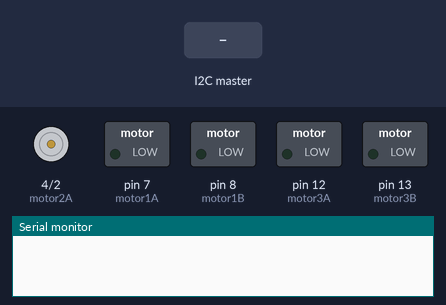
The sketch below on a simulated Arduino Uno, built with avr-gcc and run on an emulated ATmega328P. Shown: motor-driver pin pairs drawn as motors (green arrow = first pin HIGH = forward, orange = second pin HIGH = backward, longer = more drive), switched loads named in the sketch (green lamp = pin HIGH), the last lines printed to the serial monitor. Inputs (shaded band) come from the test bench.

Above: at 1.2 s.
1.3 s: the I2C master sends "A"
At 1.49 s:
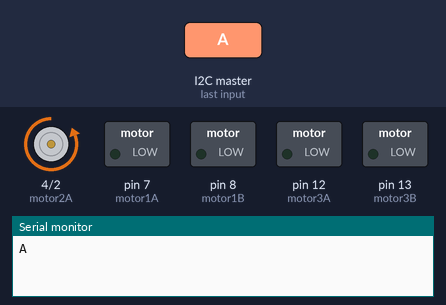
3.0 s: the I2C master sends "S"
4.5 s: the I2C master sends the byte 1
Timing chart, 0 to 7.5 s (numbered marks = the images above; inputs shaded):
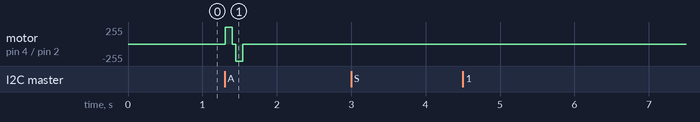

Measured:
- after the input at 1.3 s, motor on pin 4 (motor2A) / pin 2 (motor2B): stopped → forward 255/255 at once, → backward 255/255 0.09 s later, → stopped 0.14 s later

The sketch:

Slave_code.ino
```cpp
#include <Wire.h>//Required for transmision between 2 NANOs
#define motor1A 7//Initializing Motor(For Opening Handle)
#define motor1B 8//Initializing Motor(For Opening Handle)
#define motor2A 4//Initializing Motor(For Opening Door)
#define motor2B 2//Initializing Motor(For Opening Door)
#define motor3A 12//Initializing Motor(For Pumping Sanitizer)
#define motor3B 13//Initializing Motor(For Pumping Sanitizer)

void setup()
{
  Wire.begin(0x40);//Beginnig Transmision between NANOs
  Wire.onReceive(receiveEvent);//When Something is recieved
  Serial.begin(9600);
  pinMode(motor1A, OUTPUT);//Declaring motor as OUTPUT
  pinMode(motor1B, OUTPUT);//Declaring motor as OUTPUT
  pinMode(motor2A, OUTPUT);//Declaring motor as OUTPUT
  pinMode(motor2B, OUTPUT);//Declaring motor as OUTPUT
  pinMode(motor3A, OUTPUT);//Declaring motor as OUTPUT
  pinMode(motor3B, OUTPUT);//Declaring motor as OUTPUT

}
void loop()
{
  //There is nothing required in the void loop as this code is for the slave which dose not have to make any decesions
}
void receiveEvent(int howMany)
{
  while (0 < Wire.available() )
  {

    char cRecievedData = Wire.read();//Assign the string recieved to cRecievedData

    Serial.print(cRecievedData);
    //if (cRecievedData == "Authorized Access")//Check if the recieved string is "Authorized Access"Authorized Access
    if (cRecievedData == 'A')
    {

      digitalWrite(motor1A, HIGH);//Running motor for opening the handle
      digitalWrite(motor1B, LOW);//Running motor for opening the handle
      delay(1000);
      digitalWrite(motor1A, LOW);//Running motor for opening the handle
      digitalWrite(motor1B, LOW);
      delay(100);
      digitalWrite(motor2A, HIGH);//Running the motor to open the door
      digitalWrite(motor2B, LOW);//Running the motor to open the door
      delay(20000);
      digitalWrite(motor2A, LOW);//Running the motor to open the door
      digitalWrite(motor2B, LOW);
      delay(10000);
      digitalWrite(motor2A, LOW);//Running the motor in the opposite direction for closing the door
      digitalWrite(motor2B, HIGH);//Running the motor in the opposite direction for closing the door
      delay(20000);
      digitalWrite(motor2A, LOW);//Running the motor to open the door
      digitalWrite(motor2B, LOW);
      delay(100);
      digitalWrite(motor1A, LOW);//Running the motor in the opposite direction for closing the door handle
      digitalWrite(motor1B, HIGH);//Running the motor in the opposite direction for closing the door handle
      delay(1000);
      digitalWrite(motor1A, LOW);//Running the motor in the opposite direction for closing the door handle
      digitalWrite(motor1B, LOW);

    }
    else if (cRecievedData == "S")//Check if the recieved string is "Santize your hand"
    {
      digitalWrite(motor3A, HIGH);//Running the pump to pump sanitizer
      digitalWrite(motor3B, LOW);//Running the pump to pump sanitizer
      delay(1000);

      digitalWrite(motor3A, LOW);//Running the pump to pump sanitizer
      digitalWrite(motor3B, LOW);
    }
  }
}
```
